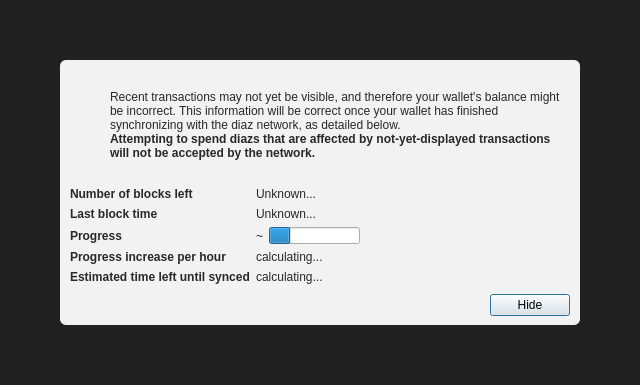
<?xml version="1.0" encoding="UTF-8"?>
<ui version="4.0">
 <class>ModalOverlay</class>
 <widget class="QWidget" name="ModalOverlay">
  <property name="geometry">
   <rect>
    <x>0</x>
    <y>0</y>
    <width>640</width>
    <height>385</height>
   </rect>
  </property>
  <property name="windowTitle">
   <string>Form</string>
  </property>
  <layout class="QVBoxLayout" name="verticalLayout" stretch="0">
   <property name="sizeConstraint">
    <enum>QLayout::SetDefaultConstraint</enum>
   </property>
   <property name="leftMargin">
    <number>0</number>
   </property>
   <property name="topMargin">
    <number>0</number>
   </property>
   <property name="rightMargin">
    <number>0</number>
   </property>
   <property name="bottomMargin">
    <number>0</number>
   </property>
   <item>
    <widget class="QWidget" name="bgWidget" native="true">
     <property name="styleSheet">
      <string notr="true">#bgWidget { background: rgba(0,0,0,220); }</string>
     </property>
     <layout class="QVBoxLayout" name="verticalLayoutMain" stretch="1">
      <property name="leftMargin">
       <number>60</number>
      </property>
      <property name="topMargin">
       <number>60</number>
      </property>
      <property name="rightMargin">
       <number>60</number>
      </property>
      <property name="bottomMargin">
       <number>60</number>
      </property>
      <item>
       <widget class="QWidget" name="contentWidget" native="true">
        <property name="styleSheet">
         <string notr="true">#contentWidget { background: rgba(255,255,255,240); border-radius: 6px; }

QLabel { color: rgb(40,40,40);  }</string>
        </property>
        <layout class="QVBoxLayout" name="verticalLayoutSub" stretch="1,0,0,0">
         <property name="spacing">
          <number>0</number>
         </property>
         <property name="leftMargin">
          <number>10</number>
         </property>
         <property name="topMargin">
          <number>10</number>
         </property>
         <property name="rightMargin">
          <number>10</number>
         </property>
         <property name="bottomMargin">
          <number>10</number>
         </property>
         <item>
          <layout class="QHBoxLayout" name="horizontalLayoutIconText" stretch="0,1">
           <property name="topMargin">
            <number>20</number>
           </property>
           <item>
            <layout class="QVBoxLayout" name="verticalLayoutIcon">
             <property name="leftMargin">
              <number>0</number>
             </property>
             <item>
              <widget class="QPushButton" name="warningIcon">
               <property name="enabled">
                <bool>false</bool>
               </property>
               <property name="text">
                <string/>
               </property>
               <property name="icon">
                <iconset>
                 <normaloff>:/icons/warning</normaloff>
                 <disabledoff>:/icons/warning</disabledoff>:/icons/warning</iconset>
               </property>
               <property name="iconSize">
                <size>
                 <width>48</width>
                 <height>48</height>
                </size>
               </property>
               <property name="flat">
                <bool>true</bool>
               </property>
              </widget>
             </item>
             <item>
              <spacer name="verticalSpacerWarningIcon">
               <property name="orientation">
                <enum>Qt::Vertical</enum>
               </property>
               <property name="sizeHint" stdset="0">
                <size>
                 <width>20</width>
                 <height>40</height>
                </size>
               </property>
              </spacer>
             </item>
            </layout>
           </item>
           <item>
            <layout class="QVBoxLayout" name="verticalLayoutInfoText">
             <property name="leftMargin">
              <number>0</number>
             </property>
             <property name="topMargin">
              <number>0</number>
             </property>
             <item>
              <widget class="QLabel" name="infoText">
               <property name="text">
                <string>Recent transactions may not yet be visible, and therefore your wallet's balance might be incorrect. This information will be correct once your wallet has finished synchronizing with the diaz network, as detailed below.</string>
               </property>
               <property name="textFormat">
                <enum>Qt::RichText</enum>
               </property>
               <property name="wordWrap">
                <bool>true</bool>
               </property>
              </widget>
             </item>
             <item>
              <widget class="QLabel" name="infoTextStrong">
               <property name="font">
                <font>
                 <weight>75</weight>
                 <bold>true</bold>
                </font>
               </property>
               <property name="text">
                <string>Attempting to spend diazs that are affected by not-yet-displayed transactions will not be accepted by the network.</string>
               </property>
               <property name="textFormat">
                <enum>Qt::RichText</enum>
               </property>
               <property name="wordWrap">
                <bool>true</bool>
               </property>
              </widget>
             </item>
             <item>
              <spacer name="verticalSpacerInTextSpace">
               <property name="orientation">
                <enum>Qt::Vertical</enum>
               </property>
               <property name="sizeHint" stdset="0">
                <size>
                 <width>20</width>
                 <height>40</height>
                </size>
               </property>
              </spacer>
             </item>
            </layout>
           </item>
          </layout>
         </item>
         <item>
          <spacer name="verticalSpacerAfterText">
           <property name="orientation">
            <enum>Qt::Vertical</enum>
           </property>
           <property name="sizeHint" stdset="0">
            <size>
             <width>20</width>
             <height>40</height>
            </size>
           </property>
          </spacer>
         </item>
         <item>
          <layout class="QFormLayout" name="formLayout">
           <property name="fieldGrowthPolicy">
            <enum>QFormLayout::FieldsStayAtSizeHint</enum>
           </property>
           <property name="horizontalSpacing">
            <number>6</number>
           </property>
           <property name="verticalSpacing">
            <number>6</number>
           </property>
           <property name="topMargin">
            <number>10</number>
           </property>
           <item row="0" column="0">
            <widget class="QLabel" name="labelNumberOfBlocksLeft">
             <property name="font">
              <font>
               <weight>75</weight>
               <bold>true</bold>
              </font>
             </property>
             <property name="text">
              <string>Number of blocks left</string>
             </property>
            </widget>
           </item>
           <item row="0" column="1">
            <widget class="QLabel" name="numberOfBlocksLeft">
             <property name="text">
              <string>Unknown...</string>
             </property>
            </widget>
           </item>
           <item row="1" column="0">
            <widget class="QLabel" name="labelLastBlockTime">
             <property name="font">
              <font>
               <weight>75</weight>
               <bold>true</bold>
              </font>
             </property>
             <property name="text">
              <string>Last block time</string>
             </property>
            </widget>
           </item>
           <item row="1" column="1">
            <widget class="QLabel" name="newestBlockDate">
             <property name="sizePolicy">
              <sizepolicy hsizetype="Maximum" vsizetype="Preferred">
               <horstretch>0</horstretch>
               <verstretch>0</verstretch>
              </sizepolicy>
             </property>
             <property name="text">
              <string>Unknown...</string>
             </property>
            </widget>
           </item>
           <item row="2" column="0">
            <widget class="QLabel" name="labelSyncDone">
             <property name="font">
              <font>
               <weight>75</weight>
               <bold>true</bold>
              </font>
             </property>
             <property name="text">
              <string>Progress</string>
             </property>
            </widget>
           </item>
           <item row="2" column="1">
            <layout class="QHBoxLayout" name="horizontalLayoutSync" stretch="0,1">
             <item>
              <widget class="QLabel" name="percentageProgress">
               <property name="text">
                <string notr="true">~</string>
               </property>
              </widget>
             </item>
             <item>
              <widget class="QProgressBar" name="progressBar">
               <property name="value">
                <number>24</number>
               </property>
               <property name="format">
                <string/>
               </property>
              </widget>
             </item>
            </layout>
           </item>
           <item row="4" column="0">
            <widget class="QLabel" name="labelProgressIncrease">
             <property name="font">
              <font>
               <weight>75</weight>
               <bold>true</bold>
              </font>
             </property>
             <property name="text">
              <string>Progress increase per hour</string>
             </property>
            </widget>
           </item>
           <item row="4" column="1">
            <widget class="QLabel" name="progressIncreasePerH">
             <property name="text">
              <string>calculating...</string>
             </property>
            </widget>
           </item>
           <item row="5" column="0">
            <widget class="QLabel" name="labelEstimatedTimeLeft">
             <property name="font">
              <font>
               <weight>75</weight>
               <bold>true</bold>
              </font>
             </property>
             <property name="text">
              <string>Estimated time left until synced</string>
             </property>
            </widget>
           </item>
           <item row="5" column="1">
            <widget class="QLabel" name="expectedTimeLeft">
             <property name="text">
              <string>calculating...</string>
             </property>
            </widget>
           </item>
          </layout>
         </item>
         <item>
          <layout class="QHBoxLayout" name="horizontalLayoutButtons">
           <property name="leftMargin">
            <number>10</number>
           </property>
           <property name="topMargin">
            <number>10</number>
           </property>
           <item>
            <spacer name="horizontalSpacer">
             <property name="orientation">
              <enum>Qt::Horizontal</enum>
             </property>
             <property name="sizeHint" stdset="0">
              <size>
               <width>40</width>
               <height>20</height>
              </size>
             </property>
            </spacer>
           </item>
           <item>
            <widget class="QPushButton" name="closeButton">
             <property name="text">
              <string>Hide</string>
             </property>
             <property name="focusPolicy">
              <enum>Qt::StrongFocus</enum>
             </property>
             <property name="default">
              <bool>true</bool>
             </property>
            </widget>
           </item>
          </layout>
         </item>
        </layout>
       </widget>
      </item>
     </layout>
    </widget>
   </item>
  </layout>
 </widget>
 <resources/>
 <connections/>
</ui>
